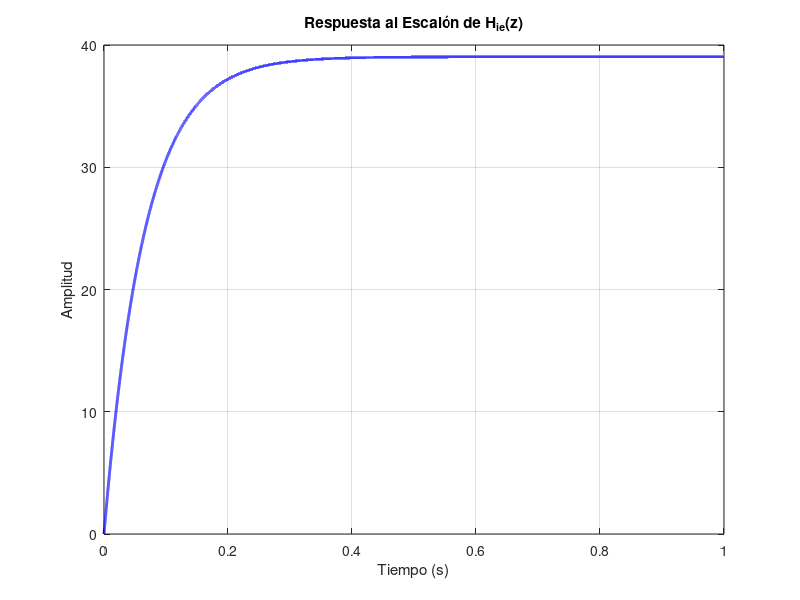

Recreate this plot in MATLAB. (Note: this script raises an error after producing the figure.)
close all;
clc;

% Definir parámetros del sistema
T = 10e-6; % Período de muestreo (s)
C = 1020e-6; % Capacitancia (F)
L = 1e-3; % Inductancia (H)
Vo = 800; % Voltaje de salida nominal (V)
P = 5000; % Potencia nominal (W)
R = Vo^2/P; %(ohm)
Vg = 230; %(Vrms)
Vp = Vg*sqrt(2); %(V)

% Ie igual para todas las fases
Ie = 2*Vo^2/(3*Vp*R); % Amplitud de la referencia


% Calcular el polo zp 
zp = 1 - (T/C) * ((3*Vp*Ie)/(2*Vo^2) + (1/R));


% Ganancias de las funciones de transferencia
gain_Hie = (3*T*Vp)/(2*C*Vo); % Ganancia para Hie
gain_Hvp = (3*T*Ie)/(2*C*Vo); % Ganancia para Hvp


% Definir las funciones de transferencia en el dominio discreto
% Numerador y denominador para Hie
num_Hie = gain_Hie; 
den_Hie = [1, -zp]; % Denominador: z - zp
Hie = tf(num_Hie, den_Hie, T); % Función de transferencia para ie

% Numerador y denominador para Hvp
num_Hvp = gain_Hvp;
den_Hvp = [1, -zp]; % Denominador: z - zp
Hvp = tf(num_Hvp, den_Hvp, T); % Función de transferencia para vp

t = 1; % Tiempo de simulación (1 ms)

% Respuesta al escalón para Hie
[y_ie, t_ie] = step(Hie, t);

% Respuesta de Hie
subplot(1, 1, 1);
plot(t_ie, y_ie, 'b', 'LineWidth', 2);
grid on;
title('Respuesta al Escalón de H_{ie}(z)');
xlabel('Tiempo (s)');
ylabel('Amplitud');


% Parámetros del controlador PID
Kp = 0.4585;
Ki = 25.4122;
Kd = 2.2919e-6;
Ts = 10e-6; % Periodo de muestreo

% Cálculo de los coeficientes de la función de transferencia Gc(z)
% Numerador: q0*z^2 + q1*z + q2
q0 = Kp + (Ts/2)*Ki + Kd/Ts;
q1 = -Kp + (Ts/2)*Ki -2*Kd/Ts;
q2 = Kd/Ts;

% Vectores de coeficientes
num_Gv = [q0, q1, q2];
den_Gv = [1, -1, 0]; 

% Crear el objeto de función de transferencia discreta
Gv = tf(num_Gv, den_Gv, Ts);

Gv


load PIDRstep.txt 
    
    % Extraer columnas en variables (ajusta los índices si tu archivo tiene un orden diferente)
    tiempo1    = PIDRstep(:, 1); % Columna 1 para el tiempo
    vo1       = PIDRstep(:, 2); % Columna 2 para d_a (azul, subplot 1)
    i_a1       = PIDRstep(:, 3); % Columna 5 para i_a (azul, subplot 2)
    i_b1       = PIDRstep(:, 4); % Columna 6 para i_b (rojo, subplot 2)
    i_c1       = PIDRstep(:, 5); % Columna 7 para i_c (amarillo, subplot 2)

load PIDVrefstep.txt 
    
    % Extraer columnas en variables (ajusta los índices si tu archivo tiene un orden diferente)
    tiempo2    = PIDVrefstep(:, 1); % Columna 1 para el tiempo
    vo2       = PIDVrefstep(:, 2); % Columna 2 para d_a (azul, subplot 1)
    i_a2       = PIDVrefstep(:, 3); % Columna 5 para i_a (azul, subplot 2)
    i_b2       = PIDVrefstep(:, 4); % Columna 6 para i_b (rojo, subplot 2)
    i_c2       = PIDVrefstep(:, 5); % Columna 7 para i_c (amarillo, subplot 2)
 
 % Configuración de fuentes
tamanoFuenteEtiquetas = 18;
tamanoNumerosEjes = 16;
tamanoTituloFigura = 12;
tamanoLeyenda = 18;
ax = gca;
set(ax, 'FontSize', tamanoNumerosEjes)

% --- Crear Gráficos 1 ---
figure;

% Subgráfico 1: vo
h_ax1 = subplot(2, 1, 1);
plot(tiempo1, vo1, 'b', 'LineWidth', 1.5); % Señal v_a en azul
ylabel_h1 = ylabel('$v_{o}$ (V)', 'Interpreter', 'latex');
set(h_ax1, 'XTickLabel', []); % Ocultar etiquetas de marcas del eje X
ylim([770, 830]); % Ajusta los límites del eje Y según tus datos
grid on;
set(ylabel_h1, 'FontSize', tamanoFuenteEtiquetas);

% Subgráfico 2: i_a, i_b, i_c
h_ax2 = subplot(2, 1, 2);
plot(tiempo1, i_a1, 'b', 'LineWidth', 1.5); % Señal i_a en azul
hold on;
plot(tiempo1, i_b1, 'r', 'LineWidth', 1.5); % Señal i_b en rojo
plot(tiempo1, i_c1, 'y', 'LineWidth', 1.5); % Señal i_c en amarillo
hold off;
ylim([-25, 25]); % Ajusta los límites del eje Y según tus datos (ej. max(abs(i_a))*1.1)
grid on;
ylabel_h2 = ylabel('$i_a, i_b, i_c$ (A)', 'Interpreter', 'latex');
xlabel_h2 = xlabel('Tiempo (s)','Interpreter', 'latex');
set(ylabel_h2, 'FontSize', tamanoFuenteEtiquetas);
set(xlabel_h2, 'FontSize', tamanoFuenteEtiquetas);

% --- Crear Gráficos 2 ---
figure;

% Subgráfico 1: vo
h_ax3 = subplot(2, 1, 1);
plot(tiempo2, vo2, 'b', 'LineWidth', 1.5); % Señal v_a en azul
ylabel_h3 = ylabel('$v_{o}$ (V)', 'Interpreter', 'latex');
set(h_ax3, 'XTickLabel', []); % Ocultar etiquetas de marcas del eje X
ylim([790, 820]); % Ajusta los límites del eje Y según tus datos
grid on;
set(ylabel_h3, 'FontSize', tamanoFuenteEtiquetas);

% Subgráfico 2: i_a, i_b, i_c
h_ax4 = subplot(2, 1, 2);
plot(tiempo2, i_a2, 'b', 'LineWidth', 1.5); % Señal i_a en azul
hold on;
plot(tiempo2, i_b2, 'r', 'LineWidth', 1.5); % Señal i_b en rojo
plot(tiempo2, i_c2, 'y', 'LineWidth', 1.5); % Señal i_c en amarillo
hold off;
ylim([-20, 20]); % Ajusta los límites del eje Y según tus datos (ej. max(abs(i_a))*1.1)
grid on;
ylabel_h4 = ylabel('$i_a, i_b, i_c$ (A)', 'Interpreter', 'latex');
xlabel_h4 = xlabel('Tiempo (s)','Interpreter', 'latex');
set(ylabel_h4, 'FontSize', tamanoFuenteEtiquetas);
set(xlabel_h4, 'FontSize', tamanoFuenteEtiquetas);
